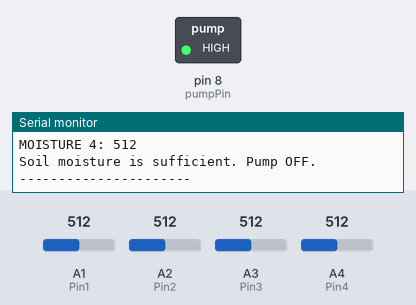
Bench run of a sketch on a simulated Arduino Uno, built with avr-gcc and run on an emulated ATmega328P. Parts: switched loads named in the sketch (green lamp = pin HIGH), the last lines printed to the serial monitor. Inputs (shaded band) come from the test bench; at power-on: A1 (Pin1) = 512, A2 (Pin2) = 512, A3 (Pin3) = 512, A4 (Pin4) = 512.

Above: at 3.8 s.
3.9 s: A1 (Pin1) set to 532
7.9 s: A1 (Pin1) set to 562
At 10.3 s:
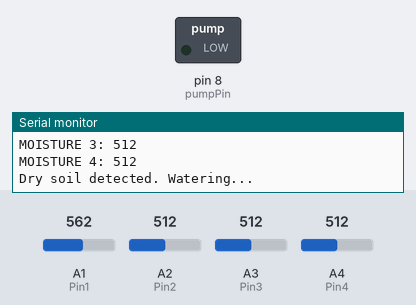
15.7 s: A1 (Pin1) set to 540
At 17.0 s:
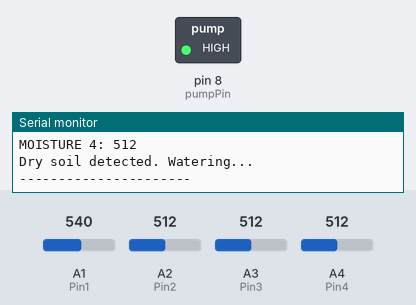
19.7 s: A1 (Pin1) set to 560
At 23.1 s:
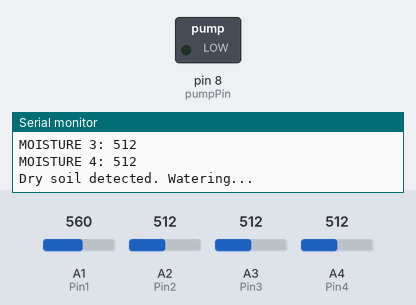
Timing chart, 0 to 28.6 s (numbered marks = the images above; inputs shaded):
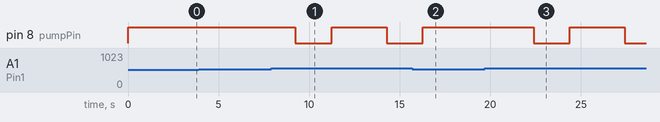

Measured:
- the behaviour switches between 550 and 551 on A1 (Pin1) (found by bisection; images 0 and 1)
- after the input at 7.9 s, pin 8 (pumpPin): HIGH → LOW after 1.3 s, → HIGH 2.0 s later, → LOW 3.0 s later
- after the input at 15.7 s, pin 8 (pumpPin): goes on until 16.3 s, then stays HIGH
- after the input at 19.7 s, pin 8 (pumpPin): HIGH → LOW after 2.7 s, → HIGH 2.0 s later, → LOW 3.0 s later

The sketch:

code_for_1_pumb_and_4_sensor.ino
```cpp
// One pump output pin
int pumpPin = 8;

// Soil moisture sensor pins
int Pin1 = A1;
int Pin2 = A2;
int Pin3 = A3;
int Pin4 = A4;

// Sensor values
int value1 = 0;
int value2 = 0;
int value3 = 0;
int value4 = 0;

// Settings
int threshold = 550;
int wateringTime = 2000;   // 2 seconds
int waitTime = 3000;      // 30 seconds

void setup() {
  Serial.begin(9600);

  pinMode(pumpPin, OUTPUT);

  // Pump OFF initially
  digitalWrite(pumpPin, HIGH);
}

void loop() {
  // Read all sensors
  value1 = analogRead(Pin1);
  value2 = analogRead(Pin2);
  value3 = analogRead(Pin3);
  value4 = analogRead(Pin4);

  // Print sensor readings
  Serial.print("MOISTURE 1: ");
  Serial.println(value1);

  Serial.print("MOISTURE 2: ");
  Serial.println(value2);

  Serial.print("MOISTURE 3: ");
  Serial.println(value3);

  Serial.print("MOISTURE 4: ");
  Serial.println(value4);

  // If any zone is dry, turn on the pump
  if (value1 > threshold || value2 > threshold || value3 > threshold || value4 > threshold) {
    Serial.println("Dry soil detected. Watering...");
    digitalWrite(pumpPin, LOW);   // Pump ON
    delay(wateringTime);
    digitalWrite(pumpPin, HIGH);  // Pump OFF
  } else {
    Serial.println("Soil moisture is sufficient. Pump OFF.");
  }

  Serial.println("----------------------");
  delay(waitTime);
}
```
